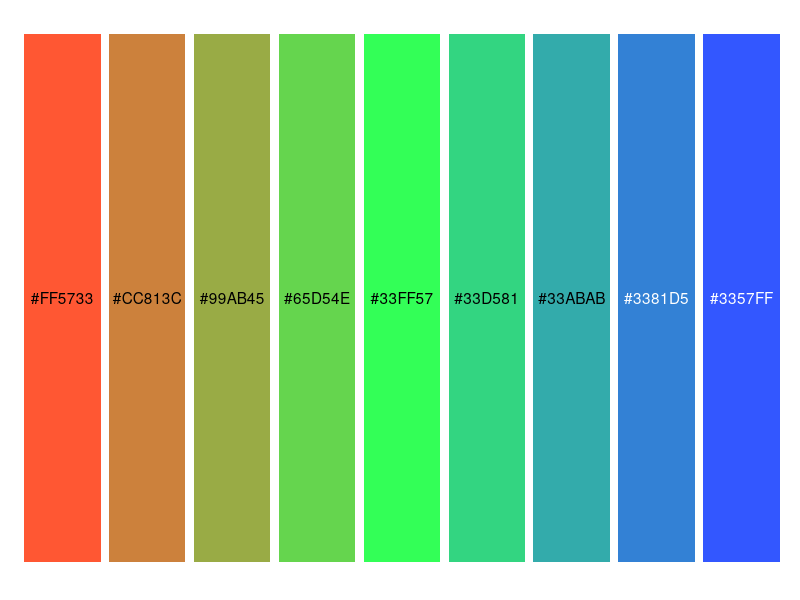
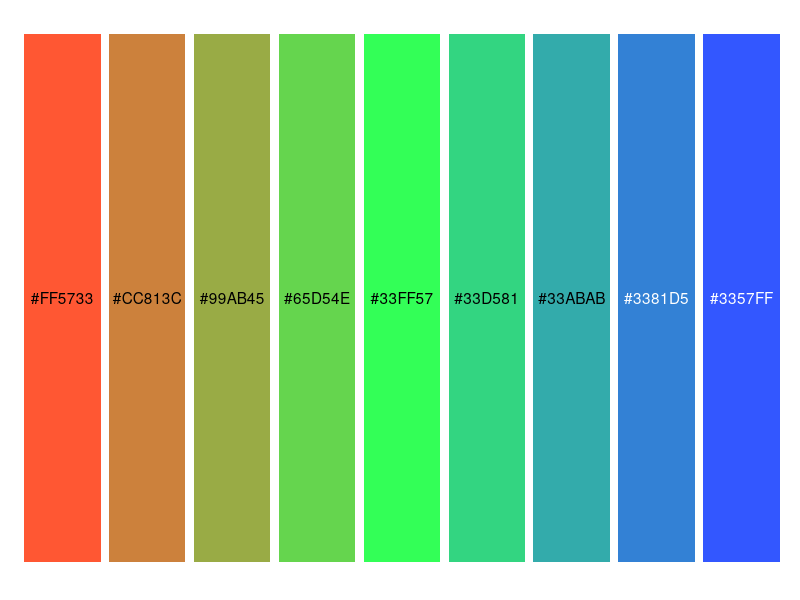
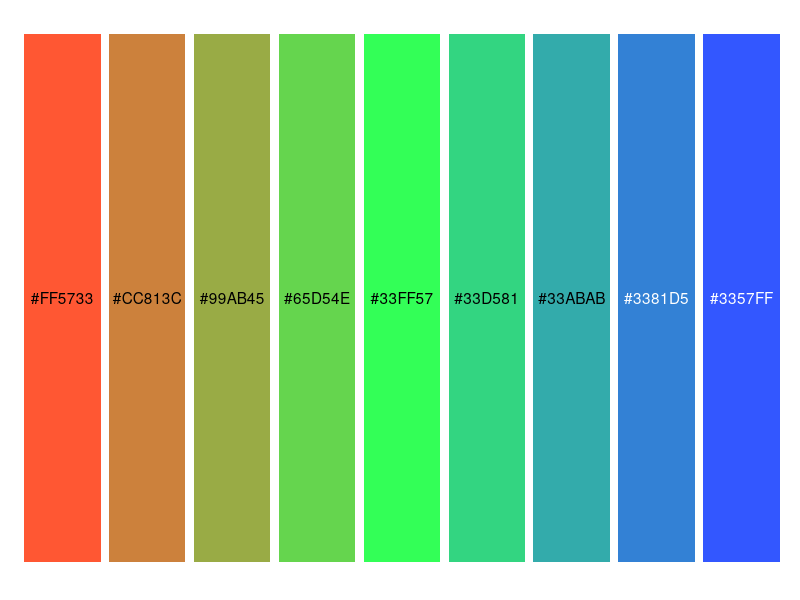
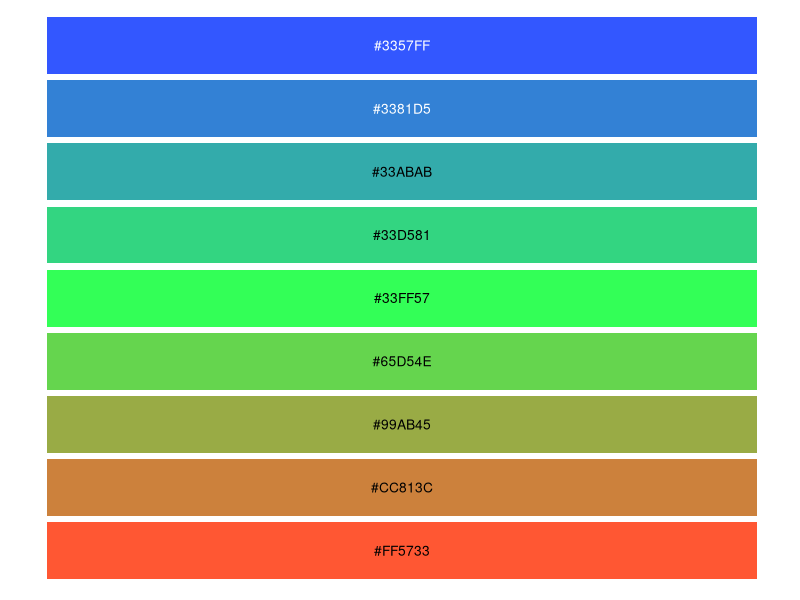
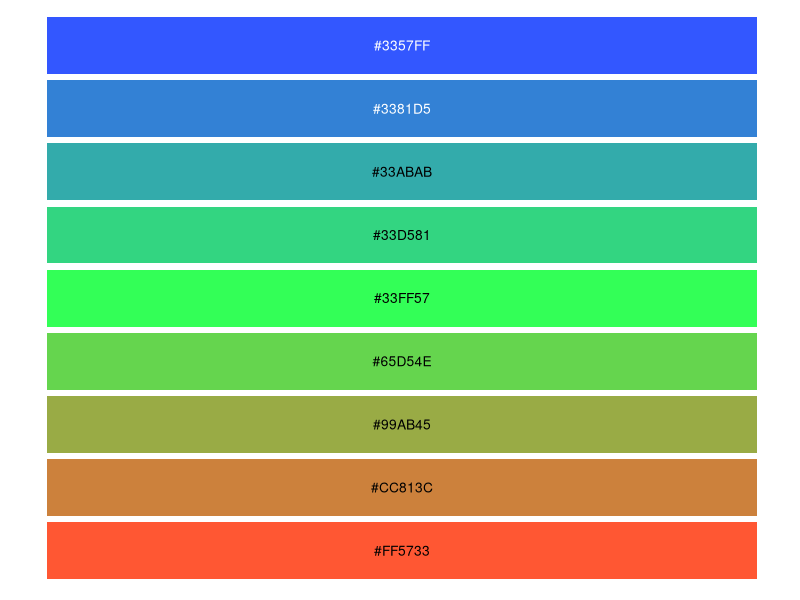

The R script that drew these images, in order:
# Load the necessary packages
library(grDevices)
library(ggplot2)

# pallete name:
pallete_name = "pallete_1"

# Define your base colors
base_colors <- c("#FF5733", "#33FF57", "#3357FF") # Replace with your colors

l = length(base_colors) * 3
    
# Create a function to generate a palette
generate_palette <- function(colors, l) {
  colorRampPalette(colors)(l)
}

# Create a function to calculate luminance
calculate_luminance <- function(color) {
  rgb <- col2rgb(color) / 255
  c <- c(0.299, 0.587, 0.114)
  sum(rgb * c)
}

# Generate the palette
palette <- generate_palette(base_colors, l)

# Determine label colors based on luminance
label_colors <- sapply(palette, function(color) {
  if (calculate_luminance(color) > 0.5) "black" else "white"
})

# Create a data frame for plotting
palette_df <- data.frame(
  Color = factor(seq_along(palette), labels = palette),
  Hex = palette,
  LabelColor = label_colors
)

# Create the vertical plot and assign it to a variable
p_x <- ggplot(palette_df, aes(x = Color, y = 1, fill = Hex)) +
  geom_tile(width = 0.9, height = 0.9) +
  scale_fill_identity() +
  theme_minimal() +
  theme(
    axis.text.y = element_blank(),
    axis.ticks.y = element_blank(),
    axis.text.x = element_blank(),
    panel.grid.major = element_blank(),
    panel.grid.minor = element_blank(),
    axis.title.x = element_blank(),  # Remove x-axis title
    axis.title.y = element_blank()   # Remove y-axis title
  ) +
  geom_text(aes(label = Hex, color = LabelColor), vjust = 0.5, hjust = 0.5) +
  scale_color_identity()

# Create the horizontal plot and assign it to a variable
p_y <- ggplot(palette_df, aes(x = 1, y = Color, fill = Hex)) +
  geom_tile(width = 0.9, height = 0.9) +
  scale_fill_identity() +
  theme_minimal() +
  theme(
    axis.text.x = element_blank(),
    axis.ticks.x = element_blank(),
    axis.text.y = element_blank(),
    panel.grid.major = element_blank(),
    panel.grid.minor = element_blank(),
    axis.title.x = element_blank(),  # Remove x-axis title
    axis.title.y = element_blank()   # Remove y-axis title
  ) +
  geom_text(aes(label = Hex, color = LabelColor), 
            vjust = 0.5, hjust = 0.5, size = 3.5) +
  scale_color_identity()

width_p_x = 8
height_p_x = 4

width_p_y = 1
height_p_y = 8

# Save the vertical plot to a PNG file
ggsave(
  paste0(pallete_name, "_x.png"), 
  plot = p_x, width = width_p_x, height = height_p_x, units = "in")

# Save the vertical plot to a PDF file
ggsave(
  paste0(pallete_name, "_x.pdf"),
  plot = p_x, width = width_p_x, height = height_p_x, units = "in")

# Save the horizontal plot to a PNG file
ggsave(
  paste0(pallete_name, "_y.png"),
  plot = p_y, width = width_p_y, height = height_p_y, units = "in")

# Save the horizontal plot to a PDF file
ggsave(
  paste0(pallete_name, "_y.pdf"),
       plot = p_y, width = width_p_y, height = height_p_y, units = "in")

plot(p_x)
